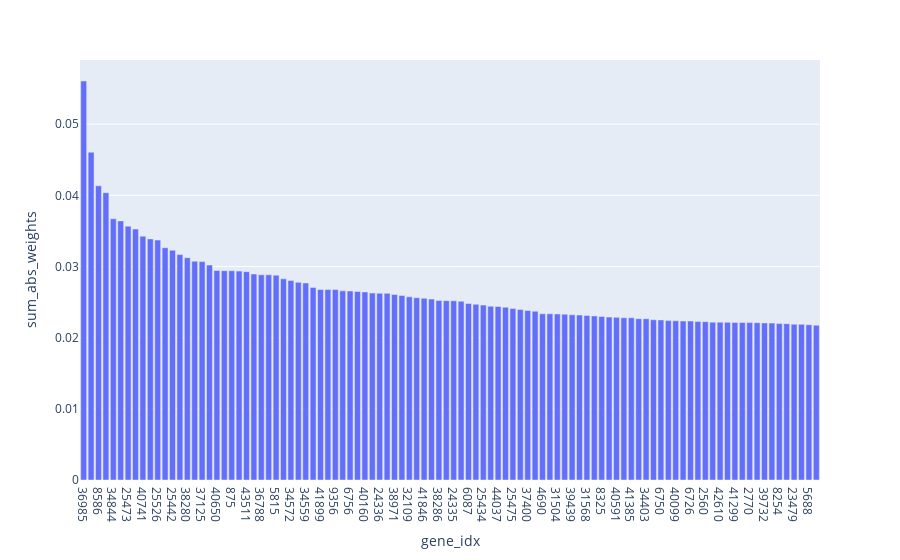

Notebook source saved alongside this figure:
### Code cell
fig = px.bar(
    (
        coeff_frame
        .iloc[:100]
        ), 
    x="gene_idx", 
    y='sum_abs_weights')
fig.show()
